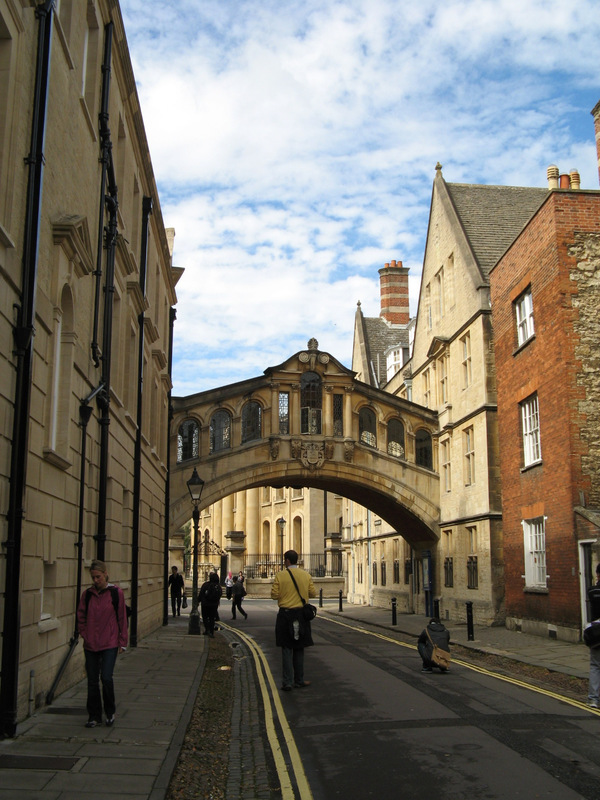
#> input picture ex4/submition/ext/oxford1.jpg, 600 x 800 px, found by its file name
$ python sol4.py   (older library calls are emulated)
#> lines starting #> are read from the running program, lines starting #| are printed output that depends on the picture
### ex4/files/liavs_submition/sol4_utils.py
#############################################################
# FILE: sol4_utils.py
# WRITER: Liav Steinberg
# EXERCISE : Image Processing ex4
#############################################################

from scipy.ndimage.morphology import generate_binary_structure
from scipy.ndimage.filters import maximum_filter
from scipy.ndimage import label, center_of_mass
from scipy import signal as sg
from scipy.misc import imread
from skimage.color import rgb2gray
from scipy.ndimage import filters as flt
import numpy as np


# --------------------------helpers-----------------------------#


def read_image(filename, representation):
    #######################################################
    # reads an image with the given representation
    #######################################################
    image = imread(filename).astype(np.float32) / 255
    return image if representation == 2 else rgb2gray(image)


def create_gauss_filter(k_size, dim):
    ########################################################
    # Helper function to calculate gaussian filter_vec
    ########################################################
    base = np.array([[1, 1]])
    filter_vec = np.array([[1, 1]])
    for i in range(2, k_size):
        filter_vec = sg.convolve2d(filter_vec, base).astype(np.float32)
    # normalize the filter
    filter_vec /= np.sum(filter_vec)
    return np.outer(filter_vec, filter_vec) if dim == 2 else filter_vec


def reduce(im, filt):
    #######################################################
    # shrinks image by a factor of 1/2
    #######################################################
    red = flt.convolve(flt.convolve(im, filt), filt.reshape(filt.size, 1))
    return red[::2, ::2]


# [7 lines left out: function expand, not called in this run]


def build_gaussian_pyramid(im, max_levels, filter_size):
    #######################################################
    # returns an array representing gaussian pyramid built
    # by a gaussian filter
    #######################################################
    gauss_pyr = [im]
    filter_vec = create_gauss_filter(filter_size, dim=1)
    for i in range(max_levels - 1):
        im = reduce(im, filter_vec)
        if im.shape[0] < 16 or im.shape[1] < 16:
            break
        gauss_pyr.append(im)
    return gauss_pyr, filter_vec


# [53 lines left out: functions build_laplacian_pyramid, laplacian_to_image, pyramid_blending, not called in this run]


def blur_spatial(im, kernel_size):
    #########################################################
    # implements gaussian blurring on a given image using a
    # gaussian filter calculated by approximating binomial
    # coefficients, and convolving it with the image
    #########################################################
    if kernel_size == 1:
        return im
    gauss_kernel = create_gauss_filter(kernel_size, dim=2)
    return sg.convolve2d(im, gauss_kernel, mode="same")


# [19 lines left out: function least_squares_homography, not called in this run]


def non_maximum_suppression(image):
    #######################################################
    # taken from the additional files.
    #######################################################
    # Find local maximas.
    neighborhood = generate_binary_structure(2,2)
    local_max = maximum_filter(image, footprint=neighborhood)==image
    local_max[image<(image.max()*0.1)] = False

    # Erode areas to single points.
    lbs, num = label(local_max)
    centers = center_of_mass(local_max, lbs, np.arange(num)+1)
    centers = np.stack(centers).round().astype(np.int)
    ret = np.zeros_like(image).astype(np.bool)
    ret[centers[:,0], centers[:,1]] = True

    return ret


# --------------------------end-----------------------------#

### ex4/files/liavs_submition/sol4.py
#############################################################
# FILE: sol4.py
# WRITER: Liav Steinberg
# EXERCISE : Image Processing ex4
#############################################################
import os
from scipy.ndimage import map_coordinates
import sol4_utils as sut
import matplotlib.pyplot as plt
import scipy.signal as sg
import numpy as np
import itertools
import heapq


def relpath(filename):
    # converts relative paths to absolute
    # filename - relative path
    # returns - absolute path
    return os.path.join(os.path.dirname(__file__), filename)

# --------------------------3.1-----------------------------#

def spread_out_corners(im, m, n, radius):
    #############################################################
    # takes from the additional files
    #############################################################
    corners = [np.empty((0,2), dtype=np.int)]
    x_bound = np.linspace(0, im.shape[1], n+1, dtype=np.int)
    y_bound = np.linspace(0, im.shape[0], m+1, dtype=np.int)
    for i in range(n):
        for j in range(m):
            # Use Harris detector on every sub image.
            sub_im = im[y_bound[j]:y_bound[j+1], x_bound[i]:x_bound[i+1]]
            sub_corners = harris_corner_detector(sub_im)
            sub_corners += np.array([y_bound[j], x_bound[i]])[np.newaxis,:]
            corners.append(sub_corners)
    corners = np.vstack(corners)
    legit = ((corners[:,0]>radius) & (corners[:,1]<im.shape[1]-radius) &
             (corners[:,1]>radius) & (corners[:,0]<im.shape[0]-radius))
    return corners[legit,:]


def harris_corner_detector(im):
    #############################################################
    # implements harris method for corner detection
    #############################################################
    dx = np.array([[1, 0, -1]])
    dy = dx.transpose()
    Ix = sg.convolve2d(im, dx, mode="same")
    Iy = sg.convolve2d(im, dy, mode="same")
    # blurring
    Ix_blur = sut.blur_spatial(Ix ** 2, 3)
    Iy_blur = sut.blur_spatial(Iy ** 2, 3)
    IxIy_blur = sut.blur_spatial(Ix * Iy, 3)
    # compute determinant and trace of M
    det = Ix_blur * Iy_blur - IxIy_blur ** 2
    tr = Ix_blur + Iy_blur
    R = det - 0.04 * (tr ** 2)
    return np.transpose(np.nonzero(sut.non_maximum_suppression(R)))


def sample_descriptor(im, pos, desc_rad):
    #############################################################
    # descriptor sampling
    #############################################################
    K = 1 + (2 * desc_rad)
    desc = np.zeros((K, K, pos.shape[0]), dtype=np.float32)
    for idx in range(len(pos)):
        x, y = pos[idx][0].astype(np.float32) / 4, pos[idx][1].astype(np.float32) / 4
        # map the coordinates
        X = np.arange(y - desc_rad, y + desc_rad + 1)
        Y = np.arange(x - desc_rad, x + desc_rad + 1)
        indices = np.transpose([np.tile(Y, len(X)), np.repeat(X, len(Y))])
        curr_desc = map_coordinates(im, [indices[:, 0],indices[:, 1]],order=1, prefilter=False).reshape(K, K)
        # normalize the descriptor
        E = np.mean(curr_desc)
        curr_desc = (curr_desc - E) / np.linalg.norm(curr_desc - E)
        desc[:, :, idx] = curr_desc
    return desc


# [15 lines left out: functions im_to_points, find_features, not called in this run]


# --------------------------3.2-----------------------------#

def match_features(desc1, desc2, min_score):
    #############################################################
    # matches two descriptors taken from desc1, desc2 according
    # to some minimal score min_score
    #############################################################

    match_ind1, match_ind2 = [], []
    desc1_2nd, desc2_2nd = {}, {}
    # flatting the descriptors
    flat_desc1 = list(map(np.ravel, np.rollaxis(desc1, 2)))
    flat_desc2 = list(map(np.ravel, np.rollaxis(desc2, 2)))


    for (idx1, d1), (idx2, d2) in itertools.product(enumerate(flat_desc1),
                                                    enumerate(flat_desc2)):
        # filtering by the conditions
        # condition 1
        dot = np.inner(d1, d2)
        if not dot > min_score:
            continue
        # condition 2
        if idx1 not in desc1_2nd:
            desc1_2nd[idx1] = heapq.nlargest(2, np.dot(d1, np.transpose(flat_desc2)))[1]
        if not dot >= desc1_2nd[idx1]:
            continue
        # condition 3
        if idx2 not in desc2_2nd:
            desc2_2nd[idx2] = heapq.nlargest(2, np.dot(d2, np.transpose(flat_desc1)))[1]
        if not dot >= desc2_2nd[idx2]:
            continue
        # if they fulfill the conditions, they match
        match_ind1.append(idx1)
        match_ind2.append(idx2)

    return np.array(match_ind1), np.array(match_ind2)


# --------------------------3.3-----------------------------#

# [128 lines left out: functions apply_homography, ransac_homography, display_matches, accumulate_homographies, prepare_panorama_base, render_panorama, not called in this run]

# --------------------------end-----------------------------#
pyr, vec = sut.build_gaussian_pyramid(sut.read_image(relpath("external/oxford1.jpg"), 1), 3, 3)
#> in read_image, `return image if representation == 2 else rgb2gray(image)`:
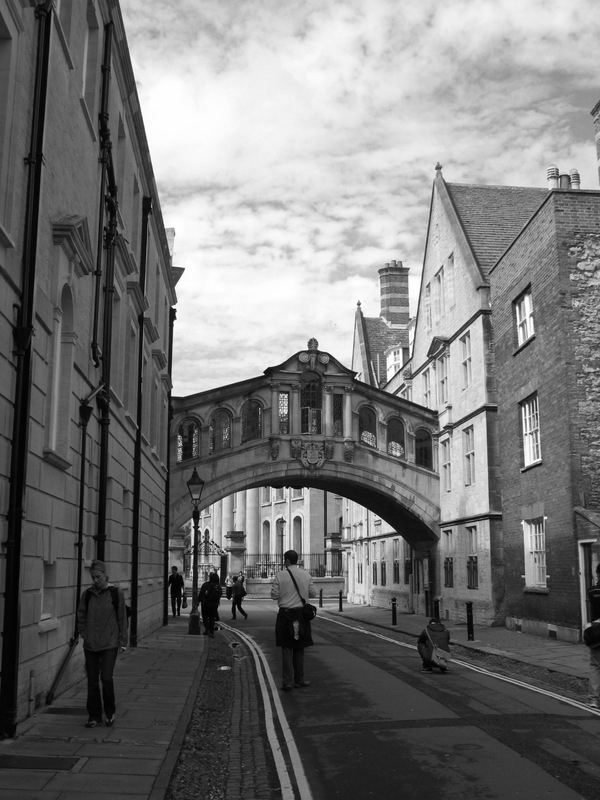
#> returned value: shape (800, 600) float32; min 0, max 1, mean 0.464
#> after the loop in build_gaussian_pyramid, `for i in range(max_levels - 1):`: gauss_pyr = 3 items
#> pyr = 3 items; vec = [[0.25, 0.5, 0.25]]
pos = spread_out_corners(pyr[0], 7, 7, 12)
#> after the loop in spread_out_corners, `for i in range(n):`:
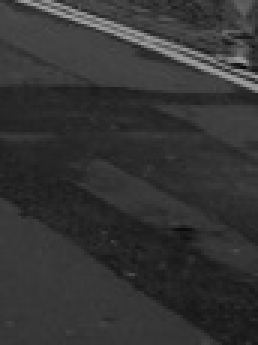
#> sub_im: shape (115, 86) float32 (shown 3 times larger); min 0.0296, max 0.638, mean 0.206
#> after the loop in spread_out_corners, `for i in range(n):`: corners = 50 items
#> in spread_out_corners, `corners = np.vstack(corners)`: corners = 862 pairs, first value 0 to 799, second value 0 to 599
#> pos = 749 pairs, first value 68 to 787, second value 13 to 587
desc1 = sample_descriptor(pyr[2], pos, 3)
#> the loop in sample_descriptor, `for idx in range(len(pos)):` made 749 passes
#> (x, y, X, Y, E) on passes 1 to 3: (17, 18, [15, 16, 17, 18, 19, 20, 21], [14, 15, 16, 17, 18, 19, 20], 0.402), (24.25, 20.75, [17.75, 18.75, 19.75, 20.75, 21.75, 22.75, 23.75], [21.25, 22.25, 23.25, 24.25, 25.25, 26.25, 27.25], 0.367), (28, 20.75, [17.75, 18.75, 19.75, 20.75, 21.75, 22.75, 23.75], [25, 26, 27, 28, 29, 30, 31], 0.357)

pyr, vec = sut.build_gaussian_pyramid(sut.read_image(relpath("external/oxford2.jpg"), 1), 3, 3)
#> call 2 of read_image, with representation = 1
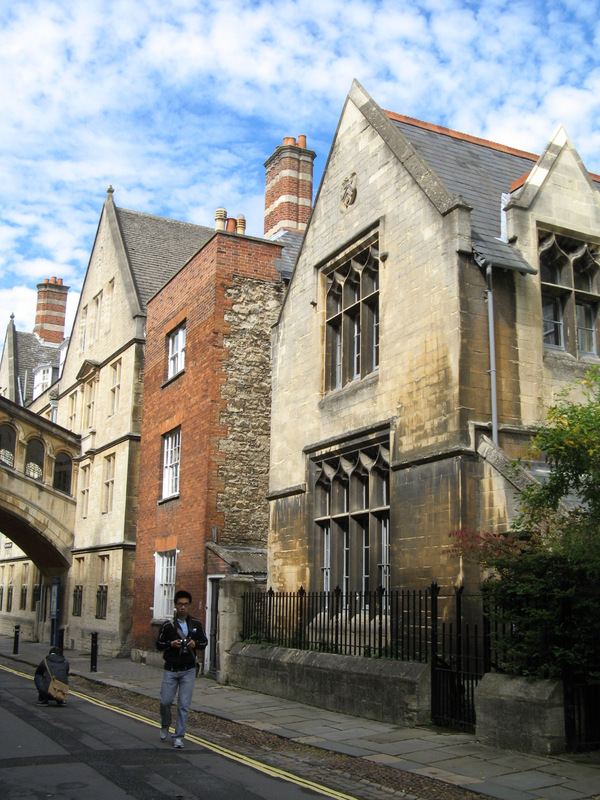
#> input picture ex4/files/liavs_submition/oxford2.jpg, 600 x 800 px, found by its file name
#> the loop in build_gaussian_pyramid (call 2), `for i in range(max_levels - 1):` made 2 passes
#> pass 1, in build_gaussian_pyramid (call 2), `im = reduce(im, filter_vec)`:
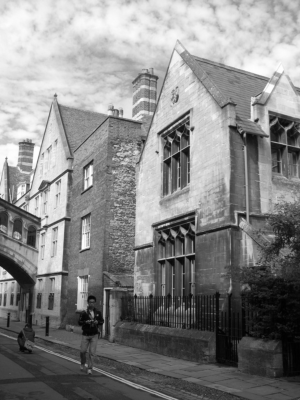
#> im: shape (400, 300) float32; min 0.00588, max 0.999, mean 0.527
pos = spread_out_corners(pyr[0], 7, 7, 12)
#> call 2 of spread_out_corners, with m = 7, n = 7, radius = 12
#> the loop in spread_out_corners (call 2), `for i in range(n):` made 7 passes
#> pass 1, in harris_corner_detector (call 50), `Iy = sg.convolve2d(im, dy, mode="same")`:
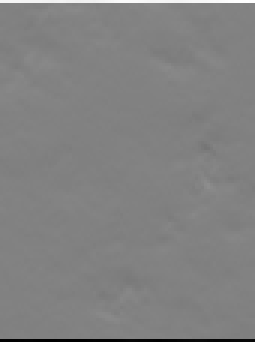
#> Iy: shape (114, 85) float64 (shown 3 times larger); min -0.957, max 0.924, mean 0.000623; drawn with min black and max white
#> pass 1, in harris_corner_detector (call 50), `Iy_blur = sut.blur_spatial(Iy ** 2, 3)`:
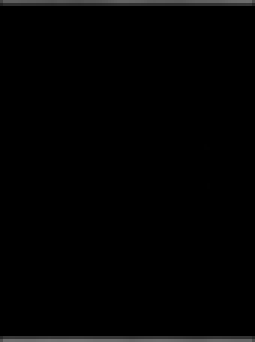
#> Iy_blur: shape (114, 85) float64 (shown 3 times larger); min 0, max 0.457, mean 0.0106
#> after the loop in spread_out_corners (call 2), `for i in range(n):`:
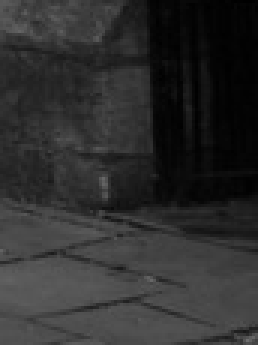
#> sub_im: shape (115, 86) float32 (shown 3 times larger); min 0, max 0.432, mean 0.181
#> after the loop in spread_out_corners (call 2), `for i in range(n):`: corners = 50 items
#> in spread_out_corners (call 2), `corners = np.vstack(corners)`: corners = 922 pairs, first value 0 to 799, second value 0 to 599
#> pos = 834 pairs, first value 112 to 785, second value 13 to 587
desc2 = sample_descriptor(pyr[2], pos, 3)
#> the loop in sample_descriptor (call 2), `for idx in range(len(pos)):` made 834 passes
#> (x, y, X, Y, E) on passes 1 to 3: (28, 21, [18, 19, 20, 21, 22, 23, 24], [25, 26, 27, 28, 29, 30, 31], 0.893), (28.75, 21, [18, 19, 20, 21, 22, 23, 24], [25.75, 26.75, 27.75, 28.75, 29.75, 30.75, 31.75], 0.886), (56.5, 21, [18, 19, 20, 21, 22, 23, 24], [53.5, 54.5, 55.5, 56.5, 57.5, 58.5, 59.5], 0.856)


aa = match_features(desc1,desc2,3)

print("hi")
